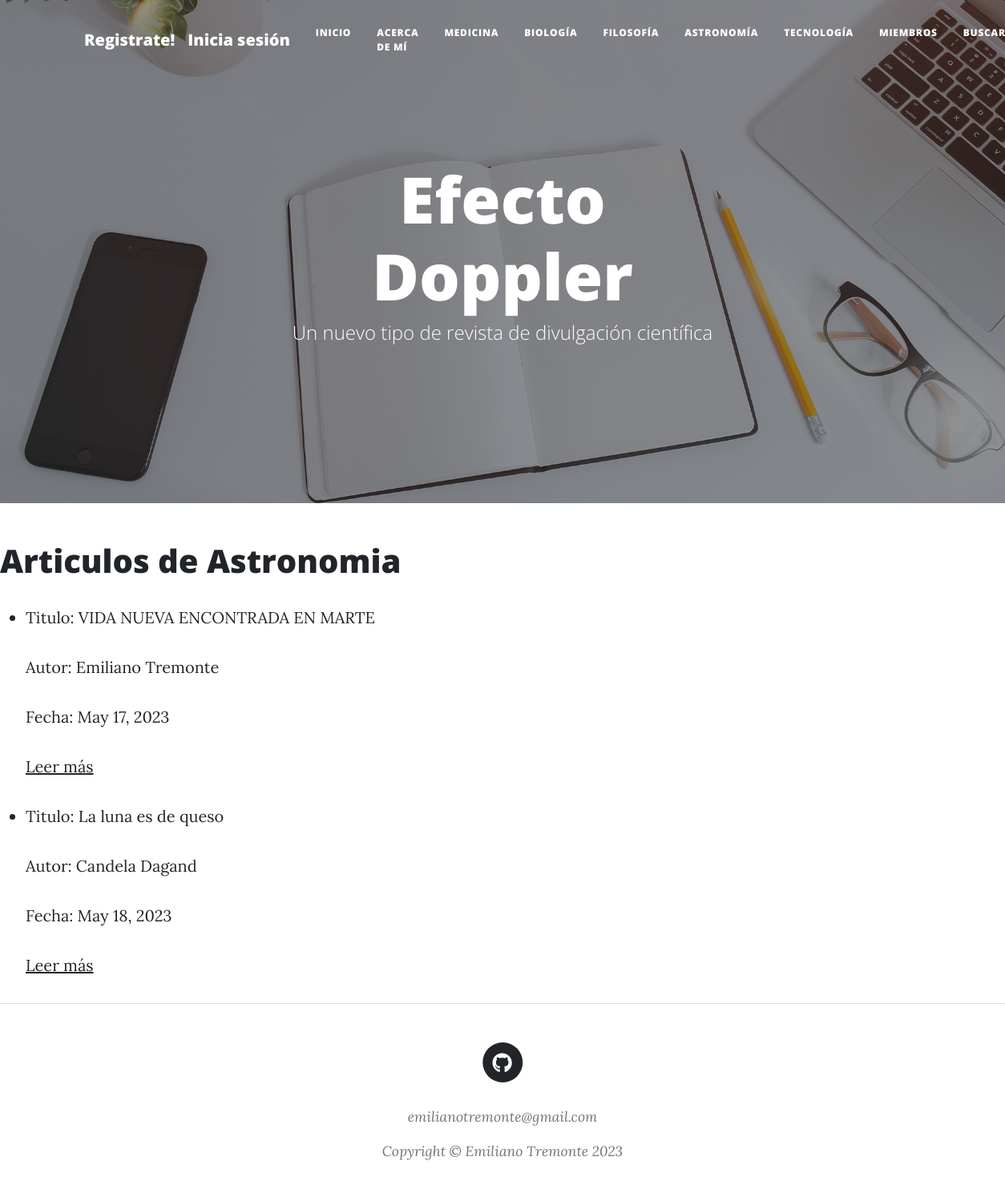
The app's page /blog_vista/astronomia/list with its own data.
### blog_vista/models.py (models this page shows, shortened)
class Astronomía (models.Model):
    titulo = models.CharField(max_length = 30)
    subtitulo = models.CharField(max_length = 50)
    texto = models.CharField(max_length = 4000)
    autor =  models.CharField(max_length = 30)
    fecha = models.DateField(auto_now_add=True)
    imagen = models.ImageField()

### blog_vista/views.py (the view)
# urls.py: path('astronomia/list', views.AstronomiaList.as_view(), name='AstronomiaList'),
class AstronomiaList(ListView):
    model = Astronomía
    template_name = 'blog_vista/astronomia_list.html'

### blog_vista/templates/blog_vista/astronomia_list.html
{% extends 'blog_vista/padre.html' %}
{% load static %}
{% block astronomia %}
<body>
    <h1>Articulos de Astronomia</h1>
    <ul>
        {% for astronomia in object_list %}
            <li>
                <p>Titulo: {{ astronomia.titulo }}</p>
                <p>Autor: {{ astronomia.autor }}</p>
                <p>Fecha: {{ astronomia.fecha }}</p>
                <p>
                    <a href="{% url 'AstronomiaDetail' astronomia.id %}">Leer más</a>
                </p>
            </li>
        {% endfor %}
    </ul>
</body>
{% endblock %}

### records on screen
Astronomía: titulo "VIDA NUEVA ENCONTRADA EN MARTE", autor "Emiliano Tremonte", fecha "May 17, 2023"
Astronomía: titulo "La luna es de queso", autor "Candela Dagand", fecha "May 18, 2023"
